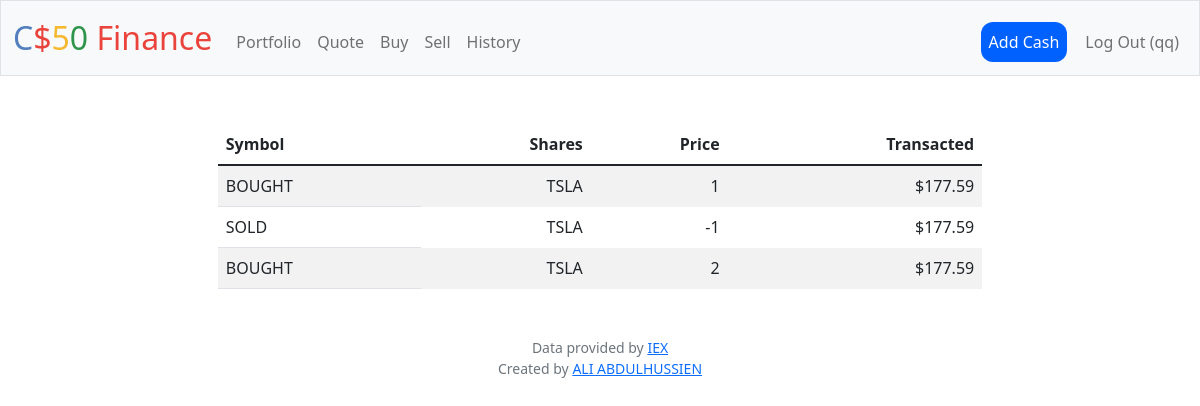
Page /history (signed in) on the committed database.
### tables this page shows
CREATE TABLE history (id INTEGER PRIMARY KEY AUTOINCREMENT NOT NULL, user_id TEXT NOT NULL, type TEXT NOT NULL, symbol TEXT NOT NULL, shares INTEGER NOT NULL, price INTEGER NOT NULL, time DATETIME DEFAULT (datetime('now', 'localtime')));

### app.py (the view)
@app.route("/history")
@login_required
def history():
    historydb = db.execute(
        "SELECT id, type, symbol, shares, price, time FROM history WHERE user_id = ? ORDER BY time DESC", session["user_id"])
    values = {}
    for stock in historydb:
        key = stock['id']
        elem = stock["price"]
        for stock in historydb:
            values[key] = elem
    for elem in values:
        values[elem] = usd(values[elem])
    return render_template("history.html", history=historydb, values=values)

### app.py (called while the page is built)
@app.after_request
def after_request(response):
    response.headers["Cache-Control"] = "no-cache, no-store, must-revalidate"
    response.headers["Expires"] = 0
    response.headers["Pragma"] = "no-cache"
    return response

### helpers.py (called while the page is built)
def login_required(f):
    @wraps(f)
    def decorated_function(*args, **kwargs):
        if session.get("user_id") is None:
            return redirect("/login")
        return f(*args, **kwargs)
    return decorated_function

def usd(value):
    return f"${value:,.2f}"

### templates/history.html (shortened to what this page needs)
{% extends "layout.html" %}
{% block main %}
    <table class="table table-striped">
        <thead>
            <tr>
                <th class="text-start" scope="col">Symbol</th>
                <th class="text-end" scope="col">Shares</th>
                <th class="text-end" scope="col">Price</th>
                <th class="text-end" scope="col">Transacted</th>
            </tr>
            </thead>
            <tbody>
        {% for row in history %}
        <tr>
            <td class="text-start">{{ row["type"] }}</td>
            <td class="border-0  text-end">{{ row["symbol"] }}</td>
            <td class="border-0  text-end">{{ row["shares"] }}</td>
            <td class="border-0  text-end">{{ values[row["id"]] }}</td>
        </tr>
        {% endfor %}
    </tbody>
    </table>
{% endblock %}

### static/styles.css (style rules this page uses)
.table { width: 65%; justify-content: center; margin: auto; }

### rows in the picture
history: type "BOUGHT", symbol "TSLA", shares "1", price "$177.59"
history: type "SOLD", symbol "TSLA", shares "-1", price "$177.59"
history: type "BOUGHT", symbol "TSLA", shares "2", price "$177.59"

### other values in the picture
{{ session["username"] }} "qq"
